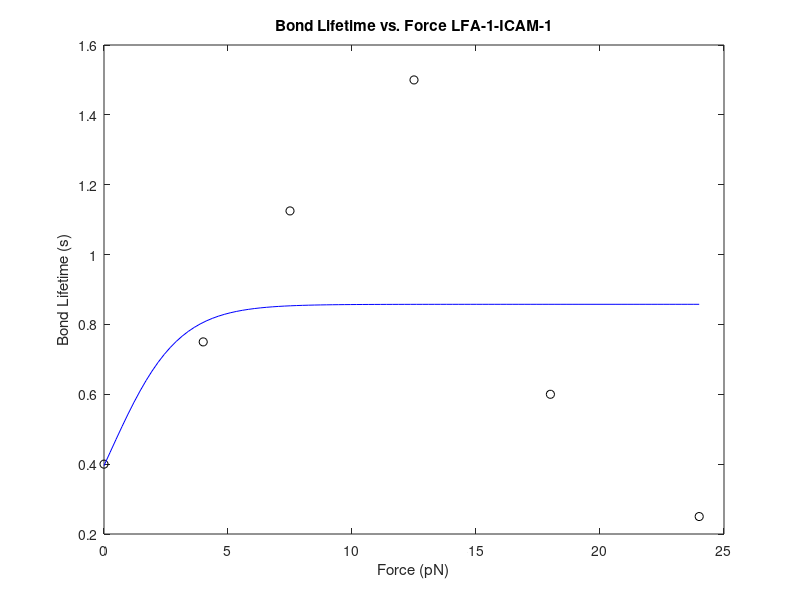

The MATLAB script that drew this image:
clear all
clc
%
% LFA-1-ICAM-1 Catch Bond Curve Fitting using least squares method
%  
% using two-pathway model 
% Reference papers: C.E. Chan and D.J. Odde, Science, 2008; 
%                   W.E. Thomas et al, Annual Review Biophysics, 2008;
%                   V. Luca et al, Science 2017;
%                   J. Brockman et al, Frontiers in Physics 2019
%                   W. Chen et al, Journal of Biological Chemistry 2010;
%
% Inputs:
%
% Two-pathway model: k_off(F) = k_c0*exp(-F/F_c) + k_s0*exp(-F/F_s)
%
% Single molecule 2D micripipette LFA-1-ICAM-1 data from V. Luca et al Fig. 1A, Ca2+/Mg2+/CXCL12;
% 
% f_LFA-1-ICAM-1 = [0, 4, 7.5, 12.5, 18, 24] pN
% tau_LFA-1-ICAM-1 = 1/k_off(F) = [0.4, 0.75, 1.125, 1.5, 0.6, 0.25] s
%
% f_TCR-n-pMHC = [0, 4, 7.5, 12.5, 18, 24] pN
% tau_TCR-n-pMHC = 1/k_off(F) = [0.4, 0.75, 1.125, 1.5, 0.6, 0.25] s
% f_TCR-c-pMHC = []
% f_BOND is the applied load (pN)
% tau_BOND is the dwell time in the bound state (s) w.r.t. f_BOND
% Outputs:
%
% k_c0, k_s0, F_c, F_s all determined a priori from model fit
% A = [k_c0, k_s0, F_c, F_s] <- parameter extraction passed into vector A
%
% data points to fit from literature
f_LFA1ICAM1 = [0, 4, 7.5, 12.5, 18, 24]; % pN
tau_LFA1ICAM1 = [0.4, 0.75, 1.125, 1.5, 0.6, 0.25]; % s

% Fit model using least squares method
tau_fitICAM1 = @(A, f_LFA1ICAM1) 1./(A(1).*exp(-f_LFA1ICAM1./A(2))+...
                                A(3).*exp(f_LFA1ICAM1./A(4)));
A0 = [10, 4, 1, 2]; % arbitrarily determined initial conditions for fitting                            
A = lsqcurvefit(tau_fitICAM1, A0, f_LFA1ICAM1, tau_LFA1ICAM1);
f = linspace(f_LFA1ICAM1(1),f_LFA1ICAM1(end));

figure(1)
plot(f_LFA1ICAM1,tau_LFA1ICAM1,'ko',f,tau_fitICAM1(A,f),'b-');
title('Bond Lifetime vs. Force LFA-1-ICAM-1');
xlabel('Force (pN)'); ylabel('Bond Lifetime (s)');
